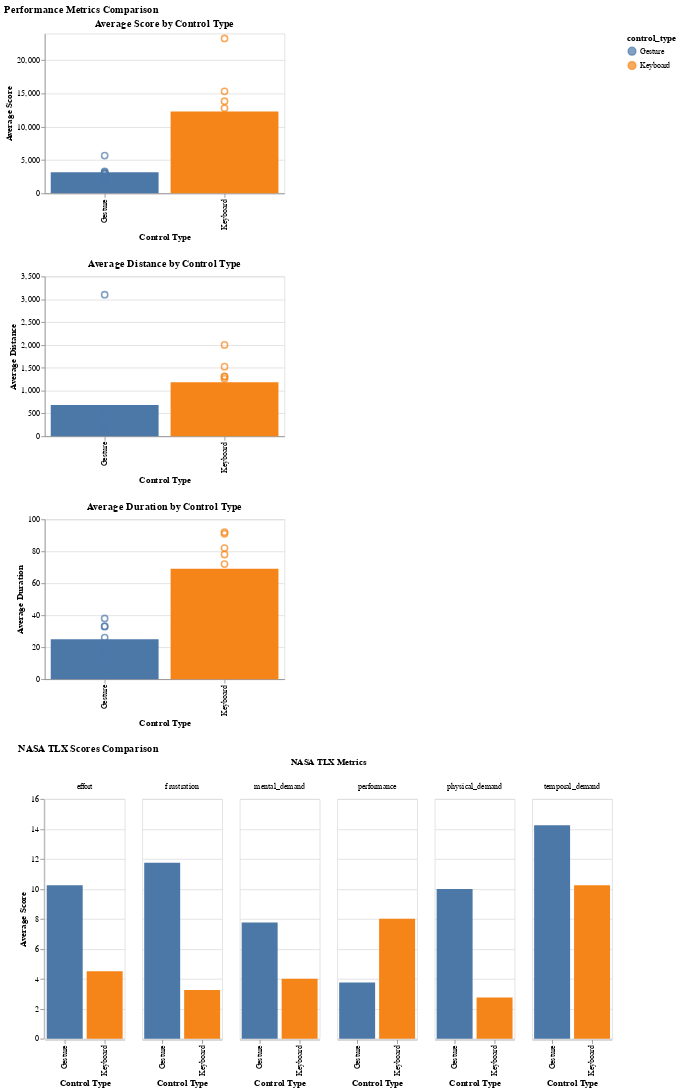

Notebook code for this chart:
### Code cell
# Display both sets of visualizations
performance_chart & nasa_chart

### Figure 1 — Vega-Lite specification as saved in the notebook (floating-point values rounded to 4 significant figures)
{"config": {"view": {"continuousWidth": 300, "continuousHeight": 300}}, "vconcat": [{"layer": [{"mark": {"type": "bar"}, "encoding": {"color": {"field": "control_type", "type": "nominal"}, "x": {"field": "control_type", "title": "Control Type", "type": "nominal"}, "y": {"aggregate": "mean", "field": "score", "title": "Average Score", "type": "quantitative"}}}, {"mark": {"type": "point", "opacity": 0.7, "size": 60}, "encoding": {"color": {"field": "control_type", "type": "nominal"}, "x": {"field": "control_type", "title": "Control Type", "type": "nominal"}, "y": {"field": "score", "type": "quantitative"}}}], "height": 200, "title": "Average Score by Control Type", "width": 300}, {"layer": [{"mark": {"type": "bar"}, "encoding": {"color": {"field": "control_type", "type": "nominal"}, "x": {"field": "control_type", "title": "Control Type", "type": "nominal"}, "y": {"aggregate": "mean", "field": "distance", "title": "Average Distance", "type": "quantitative"}}}, {"mark": {"type": "point", "opacity": 0.7, "size": 60}, "encoding": {"color": {"field": "control_type", "type": "nominal"}, "x": {"field": "control_type", "title": "Control Type", "type": "nominal"}, "y": {"field": "distance", "type": "quantitative"}}}], "height": 200, "title": "Average Distance by Control Type", "width": 300}, {"layer": [{"mark": {"type": "bar"}, "encoding": {"color": {"field": "control_type", "type": "nominal"}, "x": {"field": "control_type", "title": "Control Type", "type": "nominal"}, "y": {"aggregate": "mean", "field": "duration", "title": "Average Duration", "type": "quantitative"}}}, {"mark": {"type": "point", "opacity": 0.7, "size": 60}, "encoding": {"color": {"field": "control_type", "type": "nominal"}, "x": {"field": "control_type", "title": "Control Type", "type": "nominal"}, "y": {"field": "duration", "type": "quantitative"}}}], "height": 200, "title": "Average Duration by Control Type", "width": 300}, {"data": {"name": "data-afa5a34a641f597fdc89f478db9f02f8"}, "mark": {"type": "bar"}, "encoding": {"color": {"field": "control_type", "type": "nominal"}, "column": {"field": "metric", "title": "NASA TLX Metrics", "type": "nominal"}, "x": {"field": "control_type", "title": "Control Type", "type": "nominal"}, "y": {"aggregate": "mean", "field": "score", "title": "Average Score", "type": "quantitative"}}, "title": "NASA TLX Scores Comparison", "width": 100}], "data": {"name": "data-1f63b7713c57a5b0e3101c3ff710d79b"}, "title": "Performance Metrics Comparison", "$schema": "https://vega.github.io/schema/vega-lite/v5.20.1.json", "datasets": {"data-1f63b7713c57a5b0e3101c3ff710d79b": [{"participant": "Chisang", "control_type": "Keyboard", "score": 12785, "distance": 1258, "duration": 72}, {"participant": "Chisang", "control_type": "Keyboard", "score": 5386, "distance": 477, "duration": 31}, {"participant": "Chisang", "control_type": "Gesture", "score": 2015, "distance": 211, "duration": 15}, {"participant": "Chisang", "control_type": "Gesture", "score": 3016, "distance": 492, "duration": 33}, {"participant": "Nadim", "control_type": "Keyboard", "score": 9054, "distance": 901, "duration": 51}, {"participant": "Nadim", "control_type": "Keyboard", "score": 11002, "distance": 1303, "duration": 78}, {"participant": "Nadim", "control_type": "Gesture", "score": 2990, "distance": 263, "duration": 21}, {"participant": "Nadim", "control_type": "Gesture", "score": 5668, "distance": 465, "duration": 38}, {"participant": "Dalton", "control_type": "Keyboard", "score": 23267, "distance": 2001, "duration": 92}, {"participant": "Dalton", "control_type": "Keyboard", "score": 7717, "distance": 700, "duration": 56}, {"participant": "Dalton", "control_type": "Gesture", "score": 2947, "distance": 244, "duration": 17}, {"participant": "Dalton", "control_type": "Gesture", "score": 3312, "distance": 503, "duration": 33}, {"participant": "Tyler", "control_type": "Keyboard", "score": 13837, "distance": 1313, "duration": 82}, {"participant": "Tyler", "control_type": "Keyboard", "score": 15321, "distance": 1525, "duration": 91}, {"participant": "Tyler", "control_type": "Gesture", "score": 2112, "distance": 211, "duration": 17}, {"participant": "Tyler", "control_type": "Gesture", "score": 3189, "distance": 3100, "duration": 26}], "data-afa5a34a641f597fdc89f478db9f02f8": [{"participant": "Chisang", "control_type": "Keyboard", "metric": "mental_demand", "score": 6}, {"participant": "Chisang", "control_type": "Gesture", "metric": "mental_demand", "score": 6}, {"participant": "Nadim", "control_type": "Keyboard", "metric": "mental_demand", "score": 7}, {"participant": "Nadim", "control_type": "Gesture", "metric": "mental_demand", "score": 7}, {"participant": "Dalton", "control_type": "Keyboard", "metric": "mental_demand", "score": 2}, {"participant": "Dalton", "control_type": "Gesture", "metric": "mental_demand", "score": 8}, {"participant": "Tyler", "control_type": "Keyboard", "metric": "mental_demand", "score": 1}, {"participant": "Tyler", "control_type": "Gesture", "metric": "mental_demand", "score": 10}, {"participant": "Chisang", "control_type": "Keyboard", "metric": "physical_demand", "score": 2}, {"participant": "Chisang", "control_type": "Gesture", "metric": "physical_demand", "score": 8}, {"participant": "Nadim", "control_type": "Keyboard", "metric": "physical_demand", "score": 6}, {"participant": "Nadim", "control_type": "Gesture", "metric": "physical_demand", "score": 12}, {"participant": "Dalton", "control_type": "Keyboard", "metric": "physical_demand", "score": 2}, {"participant": "Dalton", "control_type": "Gesture", "metric": "physical_demand", "score": 10}, {"participant": "Tyler", "control_type": "Keyboard", "metric": "physical_demand", "score": 1}, {"participant": "Tyler", "control_type": "Gesture", "metric": "physical_demand", "score": 10}, {"participant": "Chisang", "control_type": "Keyboard", "metric": "temporal_demand", "score": 11}, {"participant": "Chisang", "control_type": "Gesture", "metric": "temporal_demand", "score": 14}, {"participant": "Nadim", "control_type": "Keyboard", "metric": "temporal_demand", "score": 11}, {"participant": "Nadim", "control_type": "Gesture", "metric": "temporal_demand", "score": 15}, {"participant": "Dalton", "control_type": "Keyboard", "metric": "temporal_demand", "score": 11}, {"participant": "Dalton", "control_type": "Gesture", "metric": "temporal_demand", "score": 14}, {"participant": "Tyler", "control_type": "Keyboard", "metric": "temporal_demand", "score": 8}, {"participant": "Tyler", "control_type": "Gesture", "metric": "temporal_demand", "score": 14}, {"participant": "Chisang", "control_type": "Keyboard", "metric": "performance", "score": 6}, {"participant": "Chisang", "control_type": "Gesture", "metric": "performance", "score": 4}, {"participant": "Nadim", "control_type": "Keyboard", "metric": "performance", "score": 8}, {"participant": "Nadim", "control_type": "Gesture", "metric": "performance", "score": 4}, {"participant": "Dalton", "control_type": "Keyboard", "metric": "performance", "score": 8}, {"participant": "Dalton", "control_type": "Gesture", "metric": "performance", "score": 3}, {"participant": "Tyler", "control_type": "Keyboard", "metric": "performance", "score": 10}, {"participant": "Tyler", "control_type": "Gesture", "metric": "performance", "score": 4}, {"participant": "Chisang", "control_type": "Keyboard", "metric": "effort", "score": 6}, {"participant": "Chisang", "control_type": "Gesture", "metric": "effort", "score": 9}, {"participant": "Nadim", "control_type": "Keyboard", "metric": "effort", "score": 8}, {"participant": "Nadim", "control_type": "Gesture", "metric": "effort", "score": 12}, {"participant": "Dalton", "control_type": "Keyboard", "metric": "effort", "score": 3}, {"participant": "Dalton", "control_type": "Gesture", "metric": "effort", "score": 9}, {"participant": "Tyler", "control_type": "Keyboard", "metric": "effort", "score": 1}, {"participant": "Tyler", "control_type": "Gesture", "metric": "effort", "score": 11}, {"participant": "Chisang", "control_type": "Keyboard", "metric": "frustration", "score": 5}, {"participant": "Chisang", "control_type": "Gesture", "metric": "frustration", "score": 11}, {"participant": "Nadim", "control_type": "Keyboard", "metric": "frustration", "score": 5}, {"participant": "Nadim", "control_type": "Gesture", "metric": "frustration", "score": 12}, {"participant": "Dalton", "control_type": "Keyboard", "metric": "frustration", "score": 2}, {"participant": "Dalton", "control_type": "Gesture", "metric": "frustration", "score": 12}, {"participant": "Tyler", "control_type": "Keyboard", "metric": "frustration", "score": 1}, {"participant": "Tyler", "control_type": "Gesture", "metric": "frustration", "score": 12}]}}
